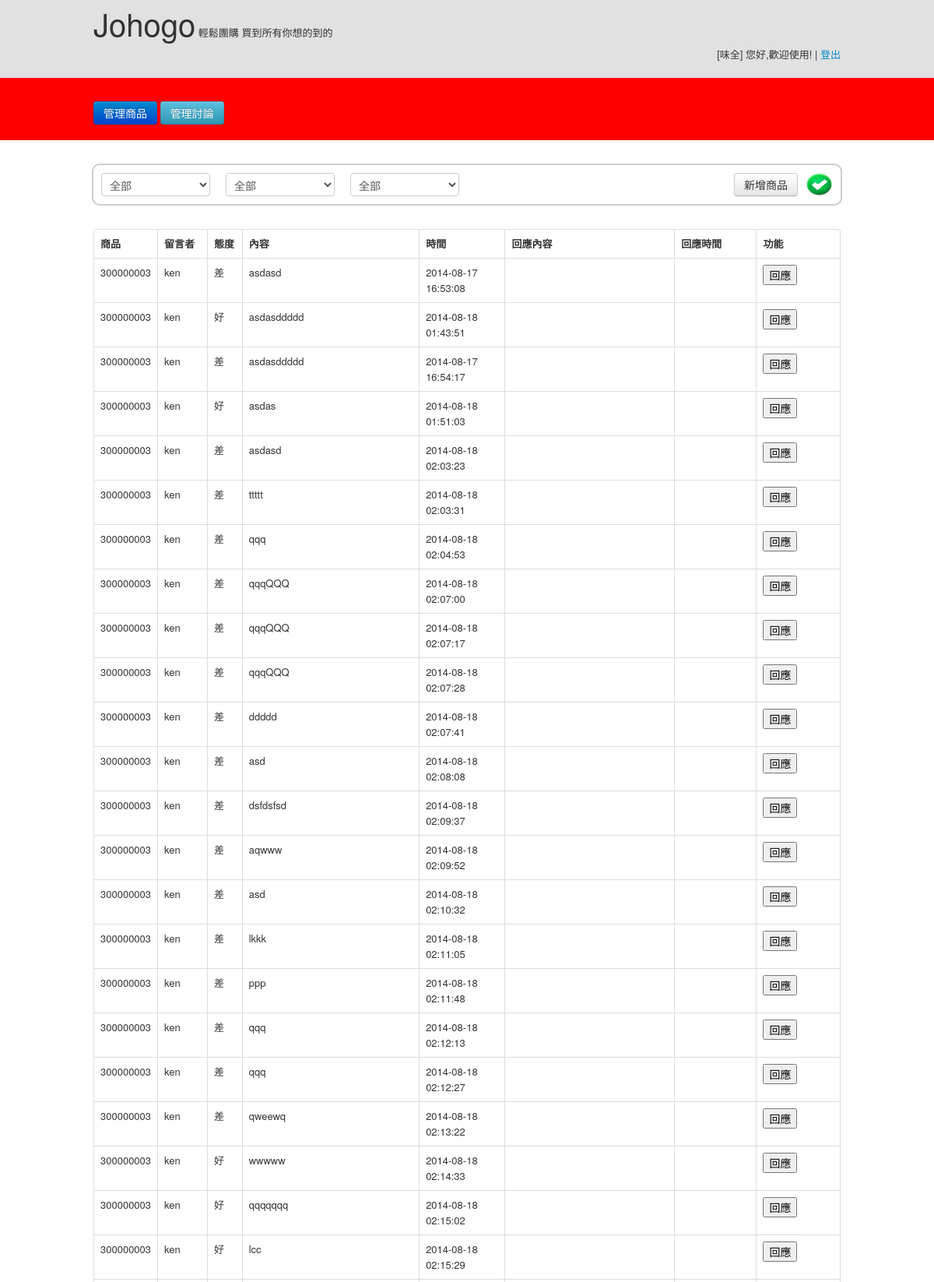
/discuss_manage.php (signed in, upper part), run on the app's committed database.
### tables this page shows
CREATE TABLE IF NOT EXISTS `company` (
  `c_id` int(11) NOT NULL AUTO_INCREMENT,
  `c_name` char(10) NOT NULL,
  `c_account` char(15) NOT NULL,
  `password` char(15) NOT NULL,
  `name_contact` char(10) DEFAULT NULL,
  `email` varchar(50) NOT NULL,
  `phone` char(12) DEFAULT NULL,
  `address` varchar(50) DEFAULT NULL,
  PRIMARY KEY (`c_id`),
  UNIQUE KEY `c_account` (`c_account`)
);

CREATE TABLE IF NOT EXISTS `comment` (
  `co_id` int(11) NOT NULL AUTO_INCREMENT COMMENT 'comment id',
  `m_account` char(15) NOT NULL COMMENT 'account of member',
  `p_id` int(11) NOT NULL COMMENT 'product id',
  `datetime` timestamp NOT NULL DEFAULT CURRENT_TIMESTAMP ON UPDATE CURRENT_TIMESTAMP,
  `content` text,
  `isgood` tinyint(4) DEFAULT NULL,
  `response` text,
  `r_datetime` timestamp NULL DEFAULT NULL,
  PRIMARY KEY (`co_id`),
  KEY `p_id` (`p_id`),
  KEY `m_account` (`m_account`)
);

CREATE TABLE IF NOT EXISTS `product` (
  `p_id` int(11) NOT NULL AUTO_INCREMENT COMMENT 'primary key',
  `c_account` char(15) NOT NULL COMMENT 'foreign key',
  `p_name` char(20) NOT NULL,
  `category_1` char(4) NOT NULL,
  `category_2` char(4) NOT NULL,
  `o_price` int(11) DEFAULT NULL COMMENT 'original price)',
  `s_price` int(11) DEFAULT NULL COMMENT 'special offer',
  `description` text,
  `goal` int(11) NOT NULL COMMENT 'arrive the number, the product will start sell',
  `u_datetime` timestamp NOT NULL DEFAULT CURRENT_TIMESTAMP COMMENT 'the time on the shelf',
  `d_datetime` timestamp NOT NULL DEFAULT '0000-00-00 00:00:00' COMMENT 'the time off the shelf',
  `popular` int(11) DEFAULT '0' COMMENT 'the number of people pay attention on the product',
  `isgroup` tinyint(4) DEFAULT NULL,
  `shipment` int(11) DEFAULT '7',
  `img` varchar(100) DEFAULT NULL,
  `vote_list` longtext,
  `status` varchar(255) NOT NULL DEFAULT '下架',
  PRIMARY KEY (`p_id`),
  KEY `c_account` (`c_account`)
);

### db_class.php (called while the page is built, shortened)
<?php
class DB
{
    var $_dbConn = 0;
    var $_queryResource = 0;
    function connect_db($host, $user, $pwd, $dbname)
    {
        $dbConn = mysql_connect($host, $user, $pwd);
        $this->_dbConn = $dbConn;
        return true;
    }
    function query($sql)
    {
        if (! $queryResource = mysql_query($sql, $this->_dbConn))
            die (mysql_error());
        $this->_queryResource = $queryResource;
        return $queryResource;
    }
    function fetch_array()
    {
        return mysql_fetch_array($this->_queryResource, MYSQL_ASSOC);
    }
	function getOnly($query){
		$queryResource = mysql_query($query, $this->_dbConn);
		$this->_queryResource = $queryResource;
		$result = mysql_fetch_array($queryResource, MYSQL_ASSOC);
		return $result;
	}
}
?>

### discuss_manage.php (the view, shortened to what this page needs)
<?php
	require("db_class.php");
	if(!isset($_SESSION['account'])) {
		header("location:login.php");
	}else{
		$account = $_SESSION['account'];
	}
	$db = new DB();
	$db->connect_db($_DB['host'], $_DB['username'], $_DB['password'], $_DB['dbname']);
	$sql = "SELECT * FROM product WHERE c_account = '".$account."'";
	$db->query($sql);
	$sql2 = "SELECT * FROM company WHERE c_account = '".$account."'";
	$company = $db->getOnly($sql2);
?>
<html>
	<head>
		<link rel="stylesheet" type="text/css" media="all" href="css/bootstrap.min.css" />
		<link rel="stylesheet" type="text/css" media="all" href="css/reset.css" />
		<link rel="stylesheet" type="text/css" media="all" href="css/text.css" />
		<link rel="stylesheet" type="text/css" media="all" href="css/960.css" />
	</head>
	<body>
		<div class="header">
			<div class="container_12">
				<div class="cell">
					<span id="title">Johogo</span>
					<span id="description">輕鬆團購 買到所有你想的到的</span>
				</div>
				<div class="login_info">
					<span>[<?php echo $company["c_name"]; ?>]</span>
					<span>您好,歡迎使用!</span>
					<span>|</span>
					<span><a href="logout.php">登出</a></span>
				</div>
			</div>
		</div>
		<div class="menu">
			<div class="container_12">
				<a class="btn btn-primary menu_link" href="index.php">管理商品</a>
				<a class="btn btn-info menu_link" href="discuss_manage.php">管理討論</a>
			</div>
		</div>
		<div class="option container_12">
			<select id="form-control1" class="form-control grid_2" >
				<option>全部</option>
			</select>
			<select id="form-control2" class="form-control grid_2">
				<?php
					echo '<option disabled>請選擇商品父類別</option><option>全部</option>';
				?>
			</select>
			<select id="form-control3" class="form-control grid_2">
				<option>全部</option>
			</select>
			<img id="ajax_signal" class="new" src="images/ok.png" style="text-align: ight;width:35px;height:30px;">
			<a class="btn new" style="text-align: right;" href="post_product.php">新增商品</a>
		</div>
		<div class="content container_12">
			<table id="display_table" class="table table-bordered">
				<tr>
					<th>商品</th>
					<th>留言者</th>
					<th>態度</th>
					<th>內容</th>
					<th>時間</th>
					<th>回應內容</th>
					<th>回應時間</th>
					<th width="50px">功能</th>
				</tr>
				<?php
					$db = new DB();
					$sql4 = "SELECT * FROM `product`  WHERE `c_account`='".$account."'";
					$db->query($sql4);
					while($result = $db->fetch_array()){
						$db_cmt = new DB();
						$cmt_sql = "SELECT * FROM `comment` WHERE `p_id`='".$result['p_id']."'";
						$db_cmt->query($cmt_sql);
						while($cmt_result = $db_cmt->fetch_array()){
							$attitude = '好';
							if($cmt_result['isgood']=='0'){
								$attitude = '差';
							}
						?>
					<tr>
						<td style="width:30px"><?php echo $result['p_id']?></td>
						<td style="width:51px"><?php echo $cmt_result['m_account']?></td>
						<td style="width:30px"><?php echo $attitude?></td>
						<td style="width:230px"><?php echo $cmt_result['content']?></td>
						<td style="width:100px"><?php echo $cmt_result['datetime']?></td>
						<td style="width:230px"><?php echo $cmt_result['response']?></td>
						<td style="width:100px"><?php echo $cmt_result['r_datetime']?></td>
						<td style="width:100px"><button>回應</button>
					</tr>
				<?php }} ?>
			</table>
		</div>
	</body>
</html>

### css/text.css (style rules this page uses)
body { font:13px/1.5 'Helvetica Neue',Arial,'Liberation Sans',FreeSans,sans-serif }
p,dl,hr,h1,h2,h3,h4,h5,h6,ol,ul,pre,table,address,fieldset,figure { margin-bottom:20px }

### css/960.css (style rules this page uses)
body { min-width:960px }
.container_12,.container_16 { margin-left:auto;margin-right:auto;width:960px }
.grid_1,.grid_2,.grid_3,.grid_4,.grid_5,.grid_6,.grid_7,.grid_8,.grid_9,.grid_10,.grid_11,.grid_12,.grid_13,.grid_14,.grid_15,.grid_16 { display:inline;float:left;margin-left:10px;margin-right:10px }
.container_12 .grid_2 { width:140px }
.clearfix:before,.clearfix:after,.container_12:before,.container_12:after,.container_16:before,.container_16:after { content:'.';display:block;overflow:hidden;visibility:hidden;font-size:0;line-height:0;width:0;height:0 }
.clearfix:after,.container_12:after,.container_16:after { clear:both }
.clearfix,.container_12,.container_16 { zoom:1 }

### discuss_manage.php (style rules this page uses)
.header { background-color: #E1E1E1; height: 100px; vertical-align: center; }
#title { margin-top: 40px; font-size: 40px; font-style: bolder; vertical-align: center; }
.cell { display: table-cell; vertical-align: center; }
.login_info { text-align: right; }
.menu { background-color: red; height:80px; }
.menu_link { margin-top: 30px; }
.option { margin-top: 30px; margin-bottom: 30px; border:2px #ccc solid; border-radius:10px; }
select { margin-top: 10px; }
.new { text-align: right; float: right; margin-top: 10px; margin-right: 10px; }
img { width: 100px; height: 100px; }
th { text-align: middle; }

### data on the page
company: c_name "味全"
comment: p.p_id "300000003", m_account "ken", isgood "差", content "asdasd", datetime "2014-08-17 16:53:08"
comment: p.p_id "300000003", m_account "ken", attitude "好", content "asdasddddd", datetime "2014-08-18 01:43:51"
comment: p.p_id "300000003", m_account "ken", isgood "差", content "asdasddddd", datetime "2014-08-17 16:54:17"
comment: p.p_id "300000003", m_account "ken", attitude "好", content "asdas", datetime "2014-08-18 01:51:03"
comment: p.p_id "300000003", m_account "ken", isgood "差", content "asdasd", datetime "2014-08-18 02:03:23"
comment: p.p_id "300000003", m_account "ken", isgood "差", content "ttttt", datetime "2014-08-18 02:03:31"
comment: p.p_id "300000003", m_account "ken", isgood "差", content "qqq", datetime "2014-08-18 02:04:53"
comment: p.p_id "300000003", m_account "ken", isgood "差", content "qqqQQQ", datetime "2014-08-18 02:07:00"
comment: p.p_id "300000003", m_account "ken", isgood "差", content "qqqQQQ", datetime "2014-08-18 02:07:17"
comment: p.p_id "300000003", m_account "ken", isgood "差", content "qqqQQQ", datetime "2014-08-18 02:07:28"
comment: p.p_id "300000003", m_account "ken", isgood "差", content "ddddd", datetime "2014-08-18 02:07:41"
comment: p.p_id "300000003", m_account "ken", isgood "差", content "asd", datetime "2014-08-18 02:08:08"
comment: p.p_id "300000003", m_account "ken", isgood "差", content "dsfdsfsd", datetime "2014-08-18 02:09:37"
comment: p.p_id "300000003", m_account "ken", isgood "差", content "aqwww", datetime "2014-08-18 02:09:52"
comment: p.p_id "300000003", m_account "ken", isgood "差", content "asd", datetime "2014-08-18 02:10:32"
comment: p.p_id "300000003", m_account "ken", isgood "差", content "lkkk", datetime "2014-08-18 02:11:05"
comment: p.p_id "300000003", m_account "ken", isgood "差", content "ppp", datetime "2014-08-18 02:11:48"
comment: p.p_id "300000003", m_account "ken", isgood "差", content "qqq", datetime "2014-08-18 02:12:13"
comment: p.p_id "300000003", m_account "ken", isgood "差", content "qqq", datetime "2014-08-18 02:12:27"
comment: p.p_id "300000003", m_account "ken", isgood "差", content "qweewq", datetime "2014-08-18 02:13:22"
comment: p.p_id "300000003", m_account "ken", attitude "好", content "wwwww", datetime "2014-08-18 02:14:33"
comment: p.p_id "300000003", m_account "ken", attitude "好", content "qqqqqqq", datetime "2014-08-18 02:15:02"
comment: p.p_id "300000003", m_account "ken", attitude "好", content "lcc", datetime "2014-08-18 02:15:29"
